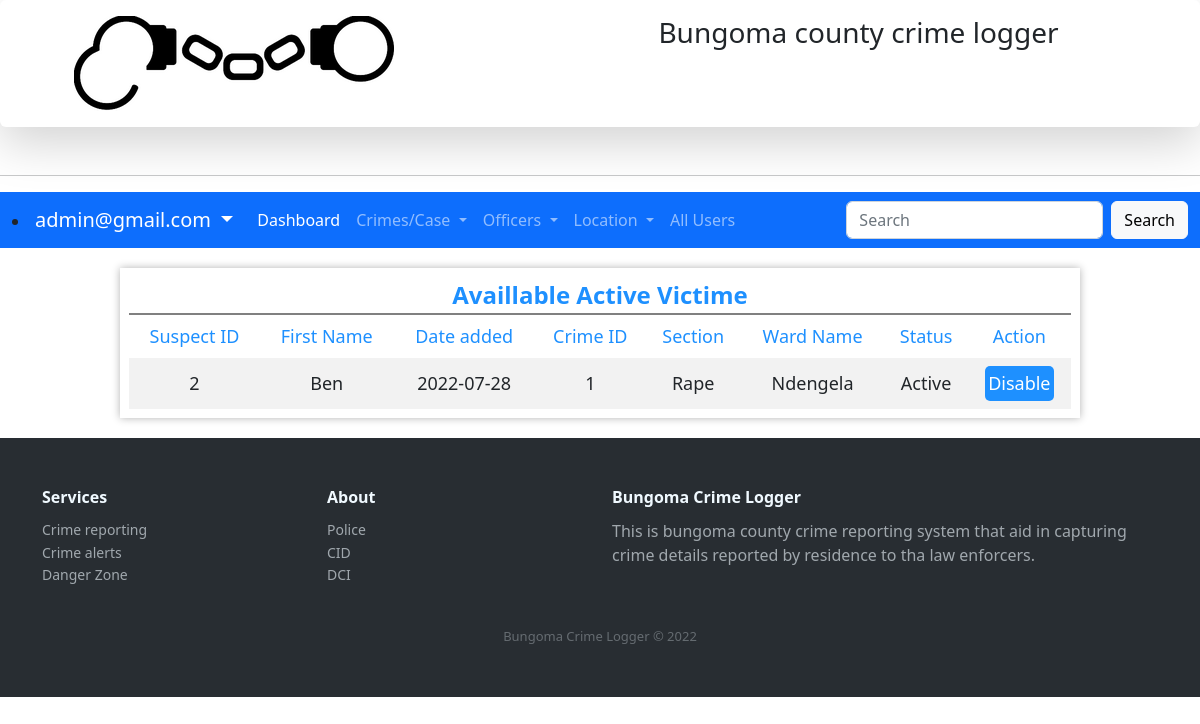
The page /suspects.php (signed in) on the database as committed earlier.
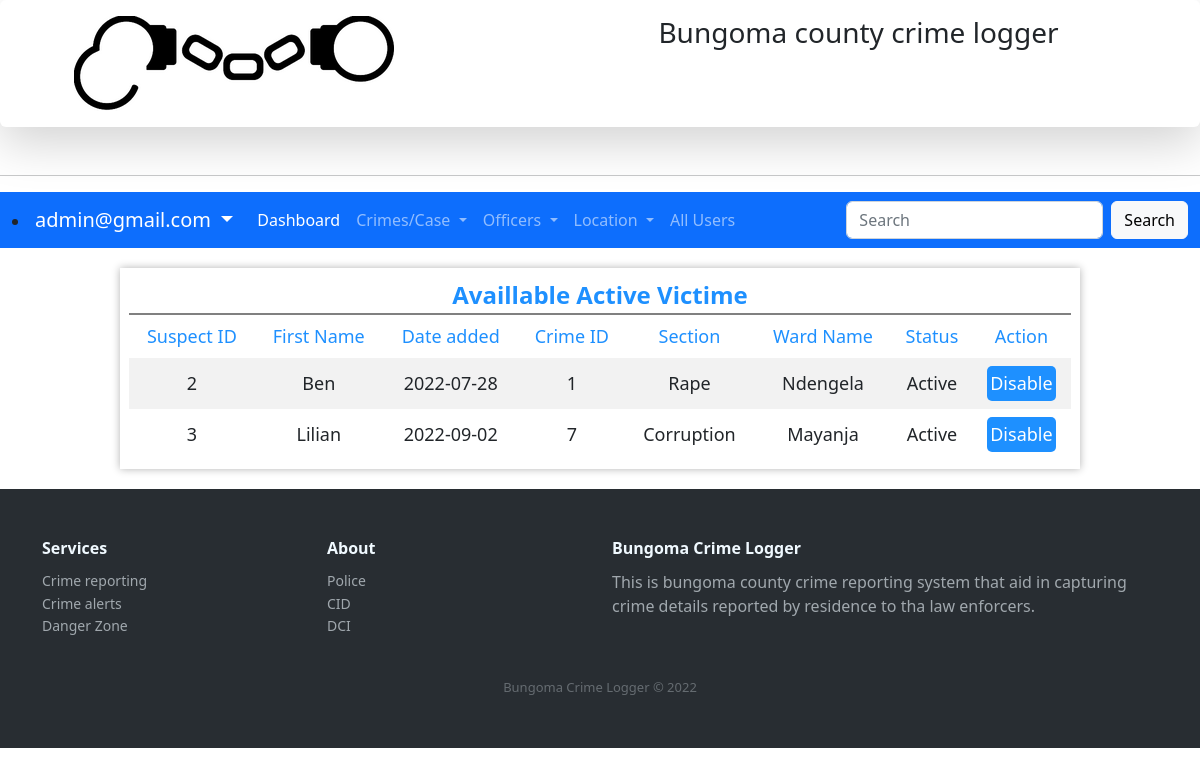
The same page on the database as committed later.
### tables this page shows
CREATE TABLE IF NOT EXISTS `tblsuspect` (
  `crimeID` int(12) NOT NULL,
  `suspectID` int(12) NOT NULL AUTO_INCREMENT,
  `firstname` varchar(255) NOT NULL,
  `othername` varchar(255) NOT NULL,
  `gender` varchar(6) NOT NULL,
  `age` int(3) NOT NULL,
  `decription` varchar(255) NOT NULL,
  `countyID` int(12) NOT NULL,
  `consituencyID` int(12) NOT NULL,
  `wardID` int(12) NOT NULL,
  `dateadded` date NOT NULL,
  `dateupdated` date NOT NULL,
  `status` int(1) NOT NULL,
  PRIMARY KEY (`suspectID`),
  KEY `sucounty` (`countyID`),
  KEY `suconsti` (`consituencyID`),
  KEY `suward` (`wardID`),
  KEY `crimesuspet` (`crimeID`)
);

CREATE TABLE IF NOT EXISTS `tblsection` (
  `sectionID` int(12) NOT NULL AUTO_INCREMENT,
  `sectionnmae` varchar(255) NOT NULL,
  `description` varchar(255) NOT NULL,
  `dateadded` date NOT NULL,
  `dateupdated` date NOT NULL,
  `status` int(1) NOT NULL,
  PRIMARY KEY (`sectionID`)
);

CREATE TABLE IF NOT EXISTS `tblward` (
  `wardID` int(12) NOT NULL AUTO_INCREMENT,
  `wardname` varchar(255) NOT NULL,
  `description` varchar(255) NOT NULL,
  `dateadded` date NOT NULL,
  `dateupdated` date NOT NULL,
  `status` int(1) NOT NULL,
  `constituemcyID` int(12) NOT NULL,
  PRIMARY KEY (`wardID`),
  KEY `constit` (`constituemcyID`)
);

### suspects.php (the view, shortened to what the changed rows need)
<?php require_once('Connections/crimecon.php'); ?>
<?php
$maxRows_AllSuspects = 10;
$pageNum_AllSuspects = 0;
$startRow_AllSuspects = $pageNum_AllSuspects * $maxRows_AllSuspects;
$query_AllSuspects = "SELECT tblsuspect.suspectID, tblsuspect.crimeID, tblsuspect.firstname, tblsuspect.dateadded, tblsuspect.status, tblsection.sectionnmae, tblward.wardname FROM tblsuspect, tblcrime, tblsection, tblward WHERE  tblcrime.crimeID = tblsuspect.crimeID AND tblsection.sectionID = tblcrime.sectionID  AND tblward.wardID = tblsuspect.wardID  AND tblsuspect.status = 1";
$query_limit_AllSuspects = sprintf("%s LIMIT %d, %d", $query_AllSuspects, $startRow_AllSuspects, $maxRows_AllSuspects);
$AllSuspects = mysql_query($query_limit_AllSuspects, $crimecon) or die(mysql_error());
$row_AllSuspects = mysql_fetch_assoc($AllSuspects);
?>
<!DOCTYPE html PUBLIC "-//W3C//DTD XHTML 1.0 Transitional//EN" "http://www.w3.org/TR/xhtml1/DTD/xhtml1-transitional.dtd">
<html xmlns="http://www.w3.org/1999/xhtml">
<head>
<link rel="stylesheet" type="text/css" href="customcss/myelements.css">
<link rel="stylesheet" type="text/css" href="customcss/navigation.css">
<link rel="stylesheet" type="text/css" href="css/bootstrap.min.css">
<link rel="stylesheet" href="https://cdnjs.cloudflare.com/ajax/libs/ionicons/2.0.1/css/ionicons.min.css">
</head>
<body>
<div class="scroll-table">
  <div class="table-holder">
<table>
  <thead>
  <tr>
    <td>Suspect ID</td>
    <td>First Name</td>
    <td>Date added</td>
    <td>Crime ID</td>
    <td>Section</td>
    <td>Ward Name</td>
    <td>Status</td>
    <td>Action</td>
  </tr>
  </thead>
  <tbody>
    <?php do { ?>
    <tr>
      <td><?php echo $row_AllSuspects['suspectID']; ?></td>
      <td><?php echo $row_AllSuspects['firstname']; ?></td>
      <td><?php echo $row_AllSuspects['dateadded']; ?></td>
      <td><?php echo $row_AllSuspects['crimeID']; ?></td>
      <td><?php echo $row_AllSuspects['sectionnmae']; ?></td>
      <td><?php echo $row_AllSuspects['wardname']; ?></td>
      <td><?php  if ($row_AllSuspects['status'] == 1) {
        echo "Active";
      }else{
        echo "Innocent";
      } ?></td>
      <td>
        <form action="suspects.php" method="POST" name="formdiasblesuspects" id="disablesuspects1"> <button class="myActionbutton" value="<?php echo $row_AllSuspects['suspectID']; ?>" name="btndisablesuspects">Disable</button>
      </form>
      </td>
    </tr>
     <?php } while ($row_AllSuspects = mysql_fetch_assoc($AllSuspects)); ?>
    </tbody>
</table>
</div>
</div>
</body>
</html>

Rows that differ between the two databases and show on the page:
added tblsuspect: suspectID "3", firstname "Lilian", dateadded "2022-09-02", crimeID "7", tblsection.sectionnmae "Corruption", wardID.wardname "Mayanja", status "Active"
